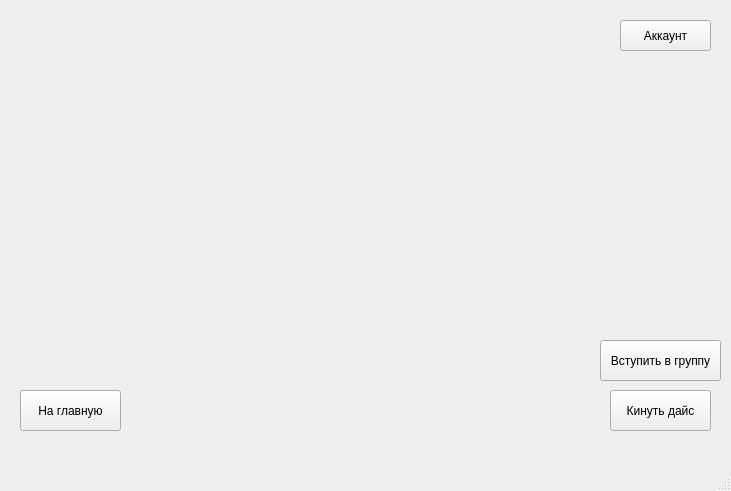
<?xml version="1.0" encoding="UTF-8"?>
<ui version="4.0">
 <class>MainWindow</class>
 <widget class="QMainWindow" name="MainWindow">
  <property name="geometry">
   <rect>
    <x>0</x>
    <y>0</y>
    <width>731</width>
    <height>491</height>
   </rect>
  </property>
  <property name="windowTitle">
   <string>MainWindow</string>
  </property>
  <widget class="QWidget" name="centralwidget">
   <widget class="QPushButton" name="account_btn">
    <property name="geometry">
     <rect>
      <x>620</x>
      <y>20</y>
      <width>91</width>
      <height>31</height>
     </rect>
    </property>
    <property name="text">
     <string>Аккаунт</string>
    </property>
   </widget>
   <widget class="QPushButton" name="throw_dice_btn">
    <property name="geometry">
     <rect>
      <x>610</x>
      <y>390</y>
      <width>101</width>
      <height>41</height>
     </rect>
    </property>
    <property name="text">
     <string>Кинуть дайс</string>
    </property>
   </widget>
   <widget class="QPushButton" name="to_main_btn">
    <property name="geometry">
     <rect>
      <x>20</x>
      <y>390</y>
      <width>101</width>
      <height>41</height>
     </rect>
    </property>
    <property name="text">
     <string>На главную</string>
    </property>
   </widget>
   <widget class="QPushButton" name="add_group_btn">
    <property name="geometry">
     <rect>
      <x>600</x>
      <y>340</y>
      <width>121</width>
      <height>41</height>
     </rect>
    </property>
    <property name="text">
     <string>Вступить в группу</string>
    </property>
   </widget>
  </widget>
  <widget class="QStatusBar" name="statusbar"/>
 </widget>
 <resources/>
 <connections/>
</ui>
